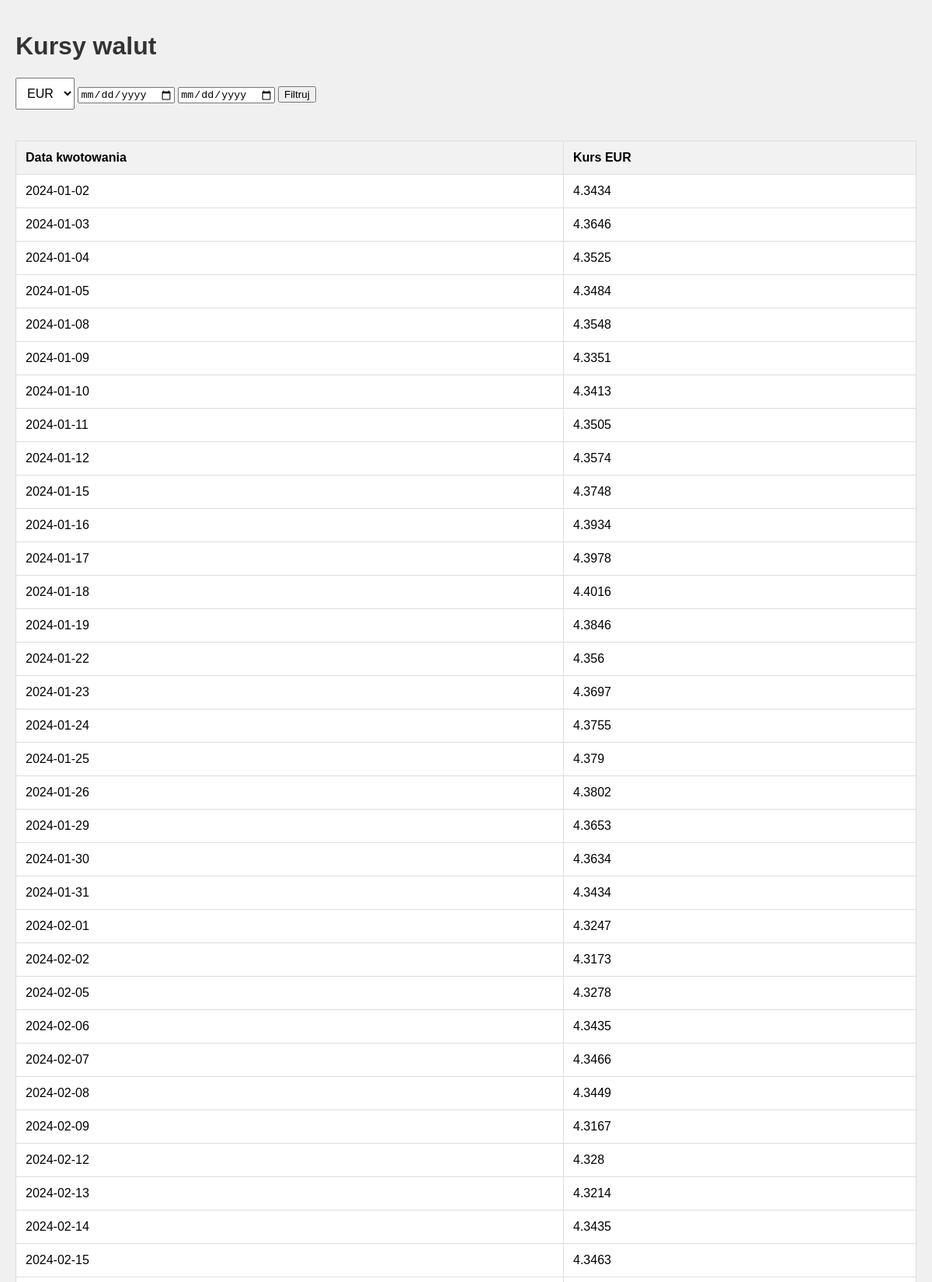
Screenshot of /kurs/EUR (upper part) with the database file from the repository.
### tables this page shows
CREATE TABLE waluty (
    data VARCHAR(12),
    waluta VARCHAR(4),
    kurs FLOAT
);

### viewer.py (the view, shortened to what this page needs)
@app.route("/kurs/<waluta>")
def kurs(waluta):
    sql_query = f"""
    select
        data,
        kurs
    from waluty
    where
        waluta='{waluta.upper()}'
    order by data;"""
    db_conn = connect_db(config)
    res = db_conn.execute(text("select distinct waluta from waluty;"))
    waluty = [r[0] for r in res]
    res = db_conn.execute(text(sql_query))
    wyniki = [{"data": r[0], "kurs": r[1]} for r in res]
    db_conn.close()
    return render_template("kurs.html", waluta=waluta, waluty=waluty, kwotowania=wyniki)

### utils/db.py (called while the page is built)
def generate_connection_string_sqlite(db_config):
    return f"sqlite:///{db_config['db_file']}"

def get_connect_to_db(conn_string):
    db_engine = sa.create_engine(conn_string)
    db_conn = db_engine.connect()
    return db_conn

def connect_db(config):
    if config["db_type"] == "postgresql":
        conn_string = generate_connection_string_postgresql(config)
    elif config["db_type"] == "sqlite":
        conn_string = generate_connection_string_sqlite(config)
    else:
        print("Nie umiem zbudować connection stringa")
        return None
    db_conn = get_connect_to_db(conn_string)
    return db_conn

### templates/kurs.html (shortened to what this page needs)
<!DOCTYPE html>
<html lang="pl">
<head>
</head>
<body>
    <h1>Kursy walut</h1>
    <form id="filterForm">
        <select id="waluta" name="waluta">
            {% for w in waluty %}
            <option value="{{ w }}">{{ w }}</option>
            {% endfor %}
        </select>
        <input type="date" id="dataOd" name="dataOd">
        <input type="date" id="dataDo" name="dataDo">
        <button type="button" onclick="zmienWalute()">Filtruj</button>
    </form>
    <table>
        <thead>
            <tr>
                <th>Data kwotowania</th>
                <th>Kurs {{ waluta }}</th>
            </tr>
        </thead>
        <tbody>
            {% for kwotowanie in kwotowania %}
            <tr>
                <td>{{ kwotowanie.data }}</td>
                <td>{{ kwotowanie.kurs }}</td>
            </tr>
            {% endfor %}
        </tbody>
    </table>
</body>
</html>

### templates/kurs.html (style rules this page uses)
body { font-family: Arial, sans-serif; margin: 0; padding: 20px; background-color: #f0f0f0; }
h1 { color: #333; }
table { width: 100%; border-collapse: collapse; margin-top: 20px; background-color: white; }
th, td { border: 1px solid #ddd; padding: 12px; text-align: left; }
th { background-color: #f2f2f2; }
select { padding: 10px; font-size: 16px; margin-bottom: 20px; }

### rows the page displays
waluty: data "2024-01-02", kurs "4.3434"
waluty: data "2024-01-03", kurs "4.3646"
waluty: data "2024-01-04", kurs "4.3525"
waluty: data "2024-01-05", kurs "4.3484"
waluty: data "2024-01-08", kurs "4.3548"
waluty: data "2024-01-09", kurs "4.3351"
waluty: data "2024-01-10", kurs "4.3413"
waluty: data "2024-01-11", kurs "4.3505"
waluty: data "2024-01-12", kurs "4.3574"
waluty: data "2024-01-15", kurs "4.3748"
waluty: data "2024-01-16", kurs "4.3934"
waluty: data "2024-01-17", kurs "4.3978"
waluty: data "2024-01-18", kurs "4.4016"
waluty: data "2024-01-19", kurs "4.3846"
waluty: data "2024-01-22", kurs "4.356"
waluty: data "2024-01-23", kurs "4.3697"
waluty: data "2024-01-24", kurs "4.3755"
waluty: data "2024-01-25", kurs "4.379"
waluty: data "2024-01-26", kurs "4.3802"
waluty: data "2024-01-29", kurs "4.3653"
waluty: data "2024-01-30", kurs "4.3634"
waluty: data "2024-01-31", kurs "4.3434"
waluty: data "2024-02-01", kurs "4.3247"
waluty: data "2024-02-02", kurs "4.3173"
waluty: data "2024-02-05", kurs "4.3278"
waluty: data "2024-02-06", kurs "4.3435"
waluty: data "2024-02-07", kurs "4.3466"
waluty: data "2024-02-08", kurs "4.3449"
waluty: data "2024-02-09", kurs "4.3167"
waluty: data "2024-02-12", kurs "4.328"
waluty: data "2024-02-13", kurs "4.3214"
waluty: data "2024-02-14", kurs "4.3435"
waluty: data "2024-02-15", kurs "4.3463"

### other values shown
{{ waluta }} "EUR"
form field waluta "EUR"
